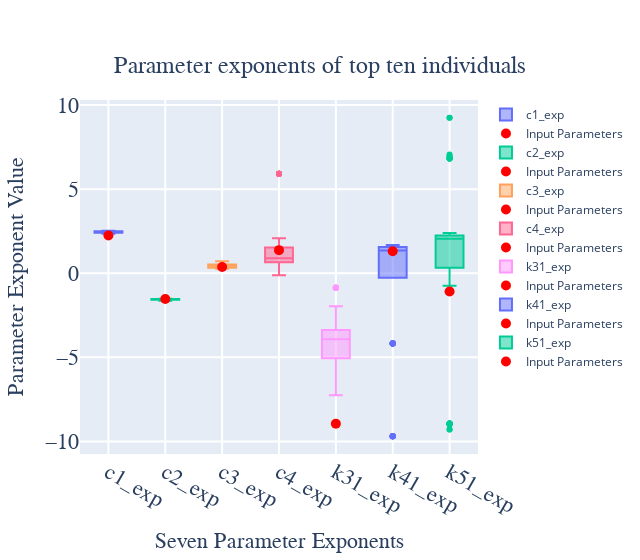

The notebook cell this image was saved under:
### Code cell
fig = go.Figure()

# Adding subplots for each parameter
params = [c1_exps, c2_exps, c3_exps, c4_exps, k31_exps, k41_exps, k51_exps]
param_names = ["c1_exp", "c2_exp", "c3_exp", "c4_exp", "k31_exp", "k41_exp", "k51_exp"]

for param, name in zip(params, param_names):
    fig.add_trace(go.Box(
        y=param,
        name=name
    ))

    truth_value = truth[param_names.index(name)]  # Assuming the order matches
    fig.add_trace(go.Scatter(
        x=[name],
        y=[truth_value],
        mode='markers',
        marker=dict(size=10, color='red'),
        name='Input Parameters'
    ))

fig.update_xaxes(showgrid=True, gridwidth=2, gridcolor='white')
fig.update_yaxes(showgrid=True, gridwidth=2, gridcolor='white')

fig.update_layout(
        title=f"Parameter exponents of top ten individuals",
        title_font=dict(size=24, family="Courier New, monospace"),
        title_x=0.5,  # center
        title_y=0.9,
        width=640, height=560,
        yaxis_title="Parameter Exponent Value",
        xaxis_title="Seven Parameter Exponents",
        xaxis=dict(
            title_font=dict(size=22, family="Courier New, monospace"),
            tickfont=dict(size=22, family="Courier New, monospace")
        ),
        yaxis=dict(
            title_font=dict(size=22, family="Courier New, monospace"),
            tickfont=dict(size=22, family="Courier New, monospace")
        )
    )


fig.show()
